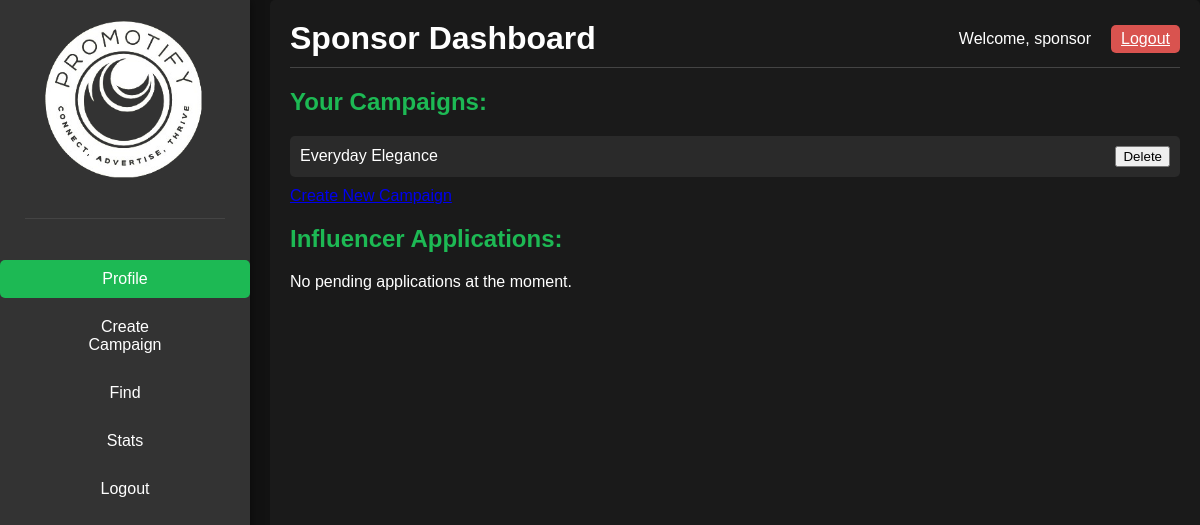
The page /sdash/1 (signed in) on the database as committed earlier.
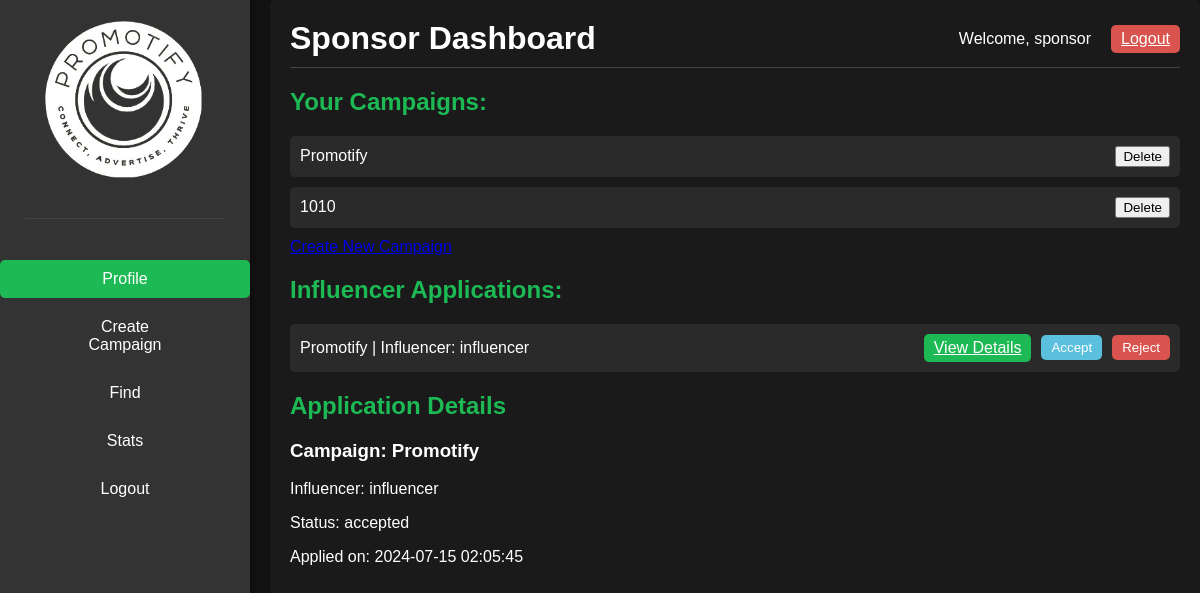
The same page on the database as committed later.
### main.py (models this page shows, shortened)
class Campaign(db.Model):
    id = db.Column(db.Integer, primary_key=True)
    sponsor_id = db.Column(db.Integer, db.ForeignKey('sponsor.id'), nullable=False)
    name = db.Column(db.String(150), nullable=False)
    description = db.Column(db.Text, nullable=True)
    start_date = db.Column(db.Date, nullable=False)
    end_date = db.Column(db.Date, nullable=False)
    budget = db.Column(db.Float, nullable=False)
    status = db.Column(db.String(50))
    sponsor = db.relationship('Sponsor', backref=db.backref('campaigns', lazy=True))
    influencers = db.relationship('Influencer', secondary='application',
                                  primaryjoin="and_(Campaign.id==Application.campaign_id, Application.status=='accepted')",
                                  backref=db.backref('accepted_campaigns', lazy='dynamic'))

class Application(db.Model):
    id = db.Column(db.Integer, primary_key=True)
    influencer_id = db.Column(db.Integer, db.ForeignKey('influencer.id'), nullable=False)
    campaign_id = db.Column(db.Integer, db.ForeignKey('campaign.id'), nullable=False)
    status = db.Column(db.String(20), default='pending')
    created_at = db.Column(db.DateTime, default=datetime.utcnow)
    influencer = db.relationship('Influencer', backref=db.backref('applications', lazy=True))
    campaign = db.relationship('Campaign', backref=db.backref('applications', lazy=True))

class Influencer(db.Model):
    id = db.Column(db.Integer, primary_key=True)
    username = db.Column(db.String(150), unique=True, nullable=False)
    email = db.Column(db.String(150), unique=True, nullable=False)
    password = db.Column(db.String(150), nullable=False)
    instagram = db.Column(db.String(150), unique=True, nullable=True)
    linkedin = db.Column(db.String(150), unique=True, nullable=True)
    twitter = db.Column(db.String(150), unique=True, nullable=True)
    youtube = db.Column(db.String(150), unique=True, nullable=True)
    date_joined = db.Column(db.DateTime, default=datetime.utcnow)  # Add this line
    campaigns = db.relationship('Campaign', secondary='application',
                                primaryjoin="and_(Influencer.id==Application.influencer_id, Application.status=='accepted')",
                                backref=db.backref('accepted_influencers', lazy='dynamic'))

### main.py (the view)
@app.route('/sdash')
@app.route('/sdash/<int:campaign_id>')
@app.route('/sdash/<int:application_id>')
def spon_dash(campaign_id=None, application_id=None):
    if 'sponsor_id' not in session:
        flash('You need to log in first.', 'error')
        return redirect(url_for('spon_log'))
    sponsor = Sponsor.query.get(session['sponsor_id'])
    campaigns = sponsor.campaigns
    applications = Application.query.filter(Application.campaign.has(sponsor_id=sponsor.id), Application.status == 'pending').all()
    selected_campaign = None
    selected_application = None
    if campaign_id:
        selected_campaign = Campaign.query.get(campaign_id)
    elif application_id:
        selected_application = Application.query.get(application_id)
    return render_template('spon_dash.html',
                           sponsor=sponsor,
                           campaigns=campaigns,
                           applications=applications,
                           selected_campaign=selected_campaign,
                           selected_application=selected_application)

### templates/spon_dash.html (shortened to what this page needs)
<!DOCTYPE html>
<html lang="en">
<head>
    <link rel="stylesheet" type="text/css" href="{{ url_for('static', filename='css/sdash.css') }}">
</head>
<body>
    <div class="sidebar">
        <div class="container">
            <header>
                <div class="logo">
                    <img src="{{ url_for('static', filename='images/promotify.png') }}" alt="Promotify Logo">
                </div>
            </header>
        </div>
        <nav>
            <ul>
                <li><a href="#" class="active">Profile</a></li>
                <li><a href="{{ url_for('spon_camp') }}">Create Campaign</a></li>
                <li><a href="{{ url_for('sfind') }}">Find</a></li>
                <li><a href="{{ url_for('sstats') }}">Stats</a></li>
                <li><a href="{{ url_for('spon_logout') }}">Logout</a></li>
            </ul>
        </nav>
    </div>
    <div class="main-content">
        <header>
            <h1>Sponsor Dashboard</h1>
            <div class="user-info">
                <span>Welcome, {{ sponsor.username }}</span>
                <a href="{{ url_for('spon_logout') }}" class="logout-btn">Logout</a>
            </div>
        </header>
        <div class="content">
            <h2>Your Campaigns:</h2>
            {% if campaigns %}
                {% for campaign in campaigns %}
                <div class="campaign">
                    <span>{{ campaign.name }}</span>
                    <form action="{{ url_for('delete_campaign', campaign_id=campaign.id) }}" method="POST" style="display: inline;">
                        <button type="submit" class="delete-btn" onclick="return confirm('Are you sure you want to delete this campaign?')">Delete</button>
                    </form>
                </div>
                {% endfor %}
            {% else %}
                <p>You haven't created any campaigns yet.</p>
            {% endif %}
            <a href="{{ url_for('spon_camp') }}" class="create-btn">Create New Campaign</a>
            <h2>Influencer Applications:</h2>
            {% if applications %}
                {% for application in applications %}
                <div class="campaign">
                    <span>{{ application.campaign.name }} | Influencer: {{ application.influencer.username }}</span>
                    <a href="{{ url_for('spon_dash', application_id=application.id) }}" class="view-btn">View Details</a>
                    <form action="{{ url_for('accept_application', application_id=application.id) }}" method="POST" style="display: inline;">
                        <button type="submit" class="accept-btn">Accept</button>
                    </form>
                    <form action="{{ url_for('reject_application', application_id=application.id) }}" method="POST" style="display: inline;">
                        <button type="submit" class="reject-btn">Reject</button>
                    </form>
                </div>
                {% endfor %}
            {% else %}
                <p>No pending applications at the moment.</p>
            {% endif %}
            {% if selected_application %}
            <div class="application-details">
                <h2>Application Details</h2>
                <h3>Campaign: {{ selected_application.campaign.name }}</h3>
                <p>Influencer: {{ selected_application.influencer.username }}</p>
                <p>Status: {{ selected_application.status }}</p>
                <p>Applied on: {{ selected_application.created_at.strftime('%Y-%m-%d %H:%M:%S') }}</p>
            </div>
            {% endif %}
        </div>
    </div>
</body>
</html>

Rows that differ between the two databases and show on the page:
changed Campaign: name "Everyday Elegance" → "Promotify"; campaign.name (not shown) → "Promotify"
added Campaign: name "1010"
added Application: campaign.name "Promotify", influencer.username "influencer"
now on this page (row unchanged): Influencer: influencer.username "influencer"
added Application: status "accepted", created_at "2024-07-15 02:05:45"
Other text that changed with them:
text no longer shown: "No pending applications at the moment."
text now shown: "Application Details Campaign: Influencer: Status: Applied on:"
